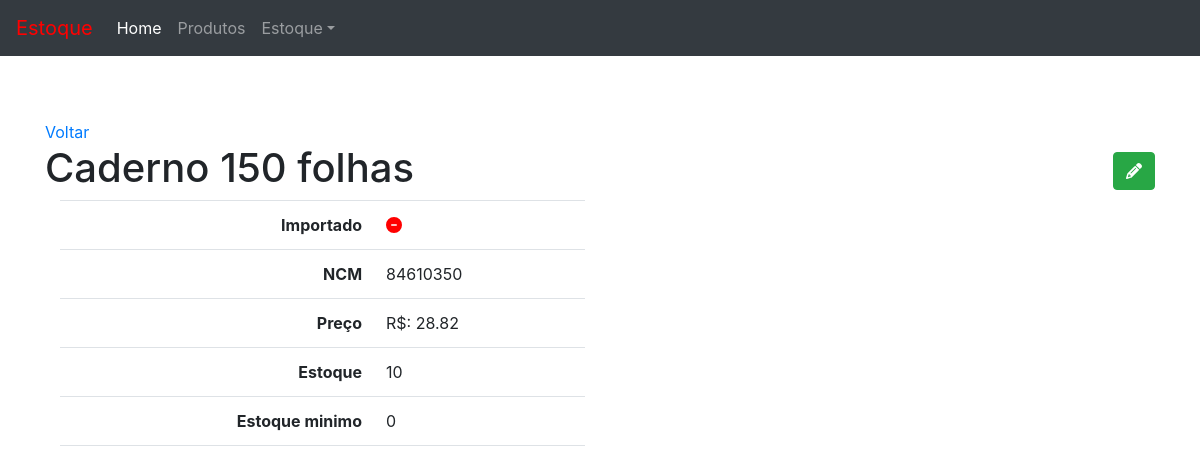
The page /produto/4/ on the database its author committed.
### product/models.py (models this page shows, shortened)
class Product(models.Model):
    imported = models.BooleanField(default= True)
    ncm = models.CharField('NCM', max_length= 8)
    product = models.CharField(max_length=100 , unique=True)
    price = models.DecimalField('price' , max_digits=7 , decimal_places=2)
    inventory = models.IntegerField('current_inventory')
    minimum_inventory = models.IntegerField('minimum_inventory' ,default= 0)
    class Meta:
        ordering = ('product' , )
    def __str__(self) :
        return self.product

### product/views.py (the view)
# urls.py: path('<int:pk>/' , v.product_detail , name='product_detail'),
def product_detail(request , pk):
    template_name = 'product_detail.html'
    obj = Product.objects.get(pk = pk)
    context = {'object_list' : obj}
    return render(request , template_name  , context )

### product/templates/product_detail.html
{% extends "base.html" %}
{% load static %}
{% block content %}
    <a href="{% url 'produto:product_list' %}">Voltar</a>
    <h1>{{ object_list }}
        <span class="pull-right">
            <a href="{% url 'produto:product_edit' object_list.pk %}">
                <button type="button" class="btn btn-success">
                    <span class="fa fa-pencil">Editar</span>
                </button>
            </a>
        </span>
    </h1>
    <div class="col-sm-6">
        <table class="table table-user-information">
            <tbody>
                <tr>
                    <th class="text-right">Importado</th>
                    <td>
                        {% if object_list.imported %}
                          <i class="fa fa-check-circle ok"></i>
                        {% else %}
                          <i class="fa fa-minus-circle no"></i>
                        {% endif %}
                      </td>
                </tr>
                <tr>
                    <th class="text-right">NCM</th>
                    <td>{{ object_list.ncm }}</td>
                </tr>
                <tr>
                    <th class="text-right">Preço</th>
                    <td>R$: {{ object_list.price }}</td>
                </tr>
                <tr>
                    <th class="text-right">Estoque</th>
                    <td>{{ object_list.inventory }}</td>
                </tr>
                <tr>
                    <th class="text-right">Estoque minimo</th>
                    <td>{{ object_list.minimum_inventory }}</td>
                </tr>
            </tbody>
        </table>
    </div>
{% endblock %}

### core/static/styles/style.css (style rules this page uses)
body { margin-top: 120px; }
.no { color: red; }

### rows shown on the page
Product: product "Caderno 150 folhas", ncm "84610350", price "28.82", inventory "10", minimum_inventory "0"
